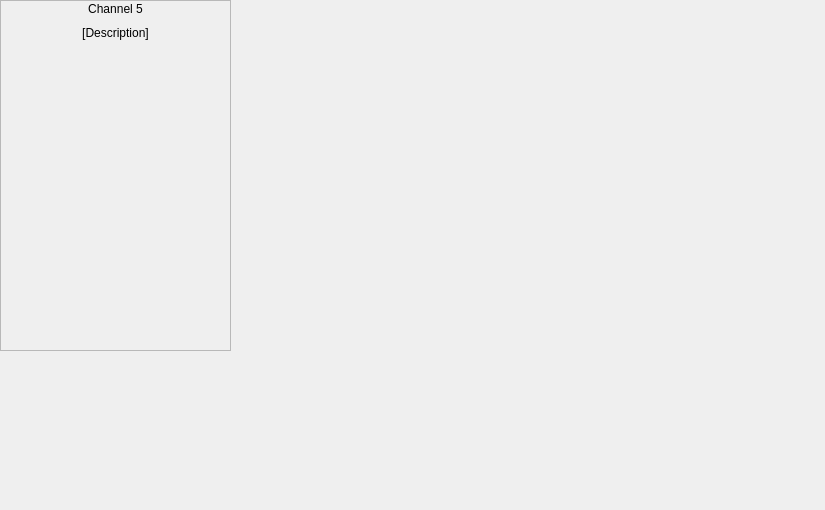
<?xml version="1.0" encoding="UTF-8"?>
<ui version="4.0">
 <class>channel_5</class>
 <widget class="QWidget" name="channel_5">
  <property name="geometry">
   <rect>
    <x>0</x>
    <y>0</y>
    <width>825</width>
    <height>510</height>
   </rect>
  </property>
  <property name="windowTitle">
   <string>Form</string>
  </property>
  <widget class="QFrame" name="frame">
   <property name="geometry">
    <rect>
     <x>0</x>
     <y>0</y>
     <width>231</width>
     <height>351</height>
    </rect>
   </property>
   <property name="frameShape">
    <enum>QFrame::StyledPanel</enum>
   </property>
   <property name="frameShadow">
    <enum>QFrame::Raised</enum>
   </property>
   <widget class="QSplitter" name="splitter">
    <property name="geometry">
     <rect>
      <x>0</x>
      <y>50</y>
      <width>231</width>
      <height>301</height>
     </rect>
    </property>
    <property name="orientation">
     <enum>Qt::Vertical</enum>
    </property>
    <widget class="channel_widget" name="widget" native="true"/>
   </widget>
   <widget class="QWidget" name="layoutWidget">
    <property name="geometry">
     <rect>
      <x>0</x>
      <y>0</y>
      <width>231</width>
      <height>42</height>
     </rect>
    </property>
    <layout class="QVBoxLayout" name="verticalLayout">
     <item>
      <widget class="QLabel" name="label_channel_number">
       <property name="text">
        <string>Channel 5</string>
       </property>
       <property name="alignment">
        <set>Qt::AlignCenter</set>
       </property>
      </widget>
     </item>
     <item>
      <widget class="QLabel" name="label_description">
       <property name="text">
        <string>[Description]</string>
       </property>
       <property name="alignment">
        <set>Qt::AlignCenter</set>
       </property>
      </widget>
     </item>
    </layout>
   </widget>
  </widget>
 </widget>
 <customwidgets>
  <customwidget>
   <class>channel_widget</class>
   <extends>QWidget</extends>
   <header>.channel_widget</header>
   <container>1</container>
  </customwidget>
 </customwidgets>
 <resources/>
 <connections/>
</ui>
